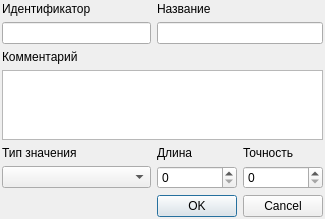
<?xml version="1.0" encoding="UTF-8"?>
<ui version="4.0">
 <class>Dialog</class>
 <widget class="QDialog" name="Dialog">
  <property name="geometry">
   <rect>
    <x>0</x>
    <y>0</y>
    <width>325</width>
    <height>205</height>
   </rect>
  </property>
  <property name="windowTitle">
   <string>Поле БД</string>
  </property>
  <property name="windowIcon">
   <iconset resource="../widgets/w_widgets.qrc">
    <normaloff>:/icons/attribute.png</normaloff>:/icons/attribute.png</iconset>
  </property>
  <layout class="QGridLayout" name="gridLayout">
   <property name="margin">
    <number>2</number>
   </property>
   <item row="0" column="0">
    <widget class="QLabel" name="label">
     <property name="text">
      <string>Идентификатор</string>
     </property>
     <property name="buddy">
      <cstring>identifier</cstring>
     </property>
    </widget>
   </item>
   <item row="0" column="1" colspan="2">
    <widget class="QLabel" name="label_2">
     <property name="text">
      <string>Название</string>
     </property>
     <property name="buddy">
      <cstring>name</cstring>
     </property>
    </widget>
   </item>
   <item row="1" column="0">
    <widget class="QLineEdit" name="identifier"/>
   </item>
   <item row="1" column="1" colspan="2">
    <widget class="QLineEdit" name="name"/>
   </item>
   <item row="2" column="0">
    <widget class="QLabel" name="label_3">
     <property name="text">
      <string>Комментарий</string>
     </property>
    </widget>
   </item>
   <item row="3" column="0" colspan="3">
    <widget class="QPlainTextEdit" name="description"/>
   </item>
   <item row="4" column="0">
    <widget class="QLabel" name="label_4">
     <property name="text">
      <string>Тип значения</string>
     </property>
    </widget>
   </item>
   <item row="4" column="1">
    <widget class="QLabel" name="label_5">
     <property name="text">
      <string>Длина</string>
     </property>
    </widget>
   </item>
   <item row="4" column="2">
    <widget class="QLabel" name="label_6">
     <property name="text">
      <string>Точность</string>
     </property>
    </widget>
   </item>
   <item row="5" column="0">
    <widget class="QComboBox" name="type"/>
   </item>
   <item row="5" column="1">
    <widget class="QSpinBox" name="length"/>
   </item>
   <item row="5" column="2">
    <widget class="QSpinBox" name="precision"/>
   </item>
   <item row="6" column="1" colspan="2">
    <widget class="QDialogButtonBox" name="buttonBox">
     <property name="orientation">
      <enum>Qt::Horizontal</enum>
     </property>
     <property name="standardButtons">
      <set>QDialogButtonBox::Cancel|QDialogButtonBox::Ok</set>
     </property>
    </widget>
   </item>
  </layout>
 </widget>
 <resources>
  <include location="../widgets/w_widgets.qrc"/>
 </resources>
 <connections>
  <connection>
   <sender>buttonBox</sender>
   <signal>rejected()</signal>
   <receiver>Dialog</receiver>
   <slot>reject()</slot>
   <hints>
    <hint type="sourcelabel">
     <x>316</x>
     <y>260</y>
    </hint>
    <hint type="destinationlabel">
     <x>286</x>
     <y>274</y>
    </hint>
   </hints>
  </connection>
 </connections>
</ui>
